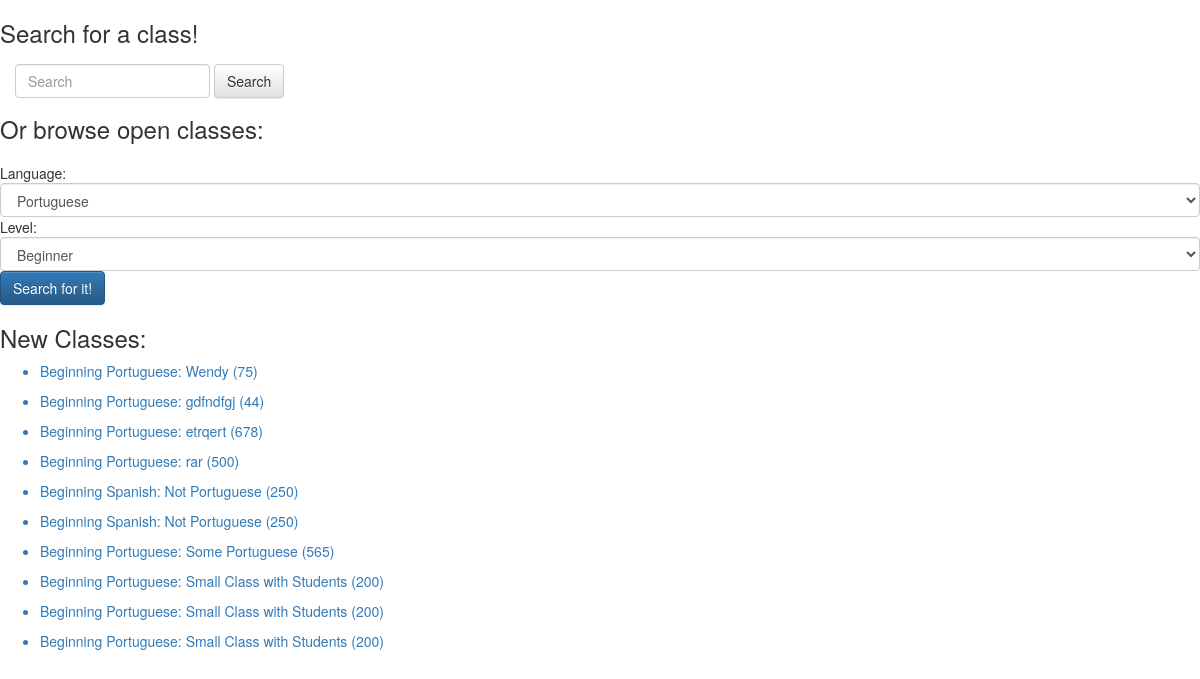
Before: /search with the older database file.
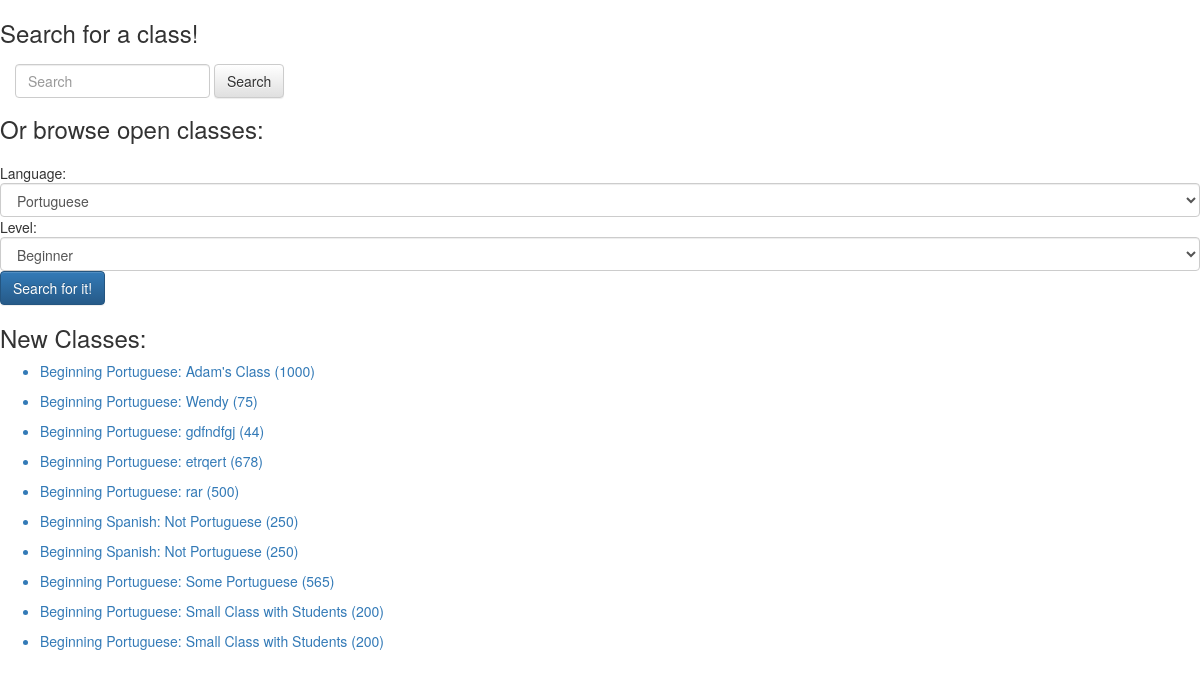
After: the same page with the newer database file.
### model.py (models this page shows, shortened)
class Classroom(db.Model):
    __tablename__ = "classes"
    class_id = db.Column(db.Integer, autoincrement=True, primary_key=True)
    class_name = db.Column(db.String(35), nullable=False)
    language = db.Column(db.String(40), nullable=False)
    level = db.Column(db.String, nullable=False)
    cost = db.Column(db.Integer, nullable=True)
    per_time = db.Column(db.String, nullable=False)
    base_price = db.Column(db.Float)
    min_students = db.Column(db.Integer, nullable=False)
    max_students = db.Column(db.Integer, nullable=False)
    address = db.Column(db.String, nullable=True)
    class_days = db.Column(db.String, nullable=False)
    start_date = db.Column(db.DateTime, nullable=False)
    end_date = db.Column(db.DateTime, nullable=True)
    start_time = db.Column(db.DateTime, nullable=False)
    end_time = db.Column(db.DateTime, nullable=False)
    rating = db.Column(db.Integer, nullable=True)
    rating_count = db.Column(db.Integer)
    create_date = db.Column(db.DateTime)
    c_count = db.Column(db.Integer)

### server.py (the view)
@app.route('/search')
def search_classes():
    new = Classroom.query.order_by(Classroom.create_date.desc()).limit(10).all()
    if session:
        user_email = db.session.query(User).filter(User.user_id == session["user_id"]).first()
        user_username = user_email.username
        return render_template('search.html', user_username=user_username, new=new)
    return render_template('search.html', user_username=None, new=new)

### templates/search.html (shortened to what this page needs)
{% extends 'base.html' %}
{% block body %}
<h3>Search for a class!</h3>
<div>
<form class="navbar-form navbar-left" role="search" id="form-submission">
      <div class="form-group">
        <input type="text" class="form-control" placeholder="Search">
      </div>
    <button type="submit" class="btn btn-default">Search</button>
</form>
</div>
<br><br>
<section>
<h3>Or browse open classes:<h3>
</section>
<div>
    <form id="searchparams" method="GET" action="/search-results" data-target=".bs-example-modal-lg" >
      Language:
      <select name="languagetype" class="form-control">
          <option value="Portuguese">Portuguese</option>
      </select>
  </div>
  <div>
    Level:
    <select name="leveltype" class="form-control">
        <option value="Beginning">Beginner</option>
    </select>
  </div>
  <div>
    <button id="submission" class="btn btn-primary">Search for it!</button>
  </div>
<div>
  <h3>New Classes:</h3>
  {% for n in new %}
  <ul>
    <a href="/class-info/{{ n.class_id }}"><li>{{ n.level }} {{ n.language }}: {{ n.class_name }} ({{ n.cost }})</li></a>
  </ul>
  {% endfor %}
</div>
{% endblock %}

### templates/base.html (shortened to what this page needs)
<!doctype html>
<html>
<head>
  <link href="https://maxcdn.bootstrapcdn.com/bootstrap/3.3.4/css/bootstrap.min.css" rel="stylesheet">
  <link href="/static/project.css" rel="stylesheet">
  <link rel="stylesheet" href="https://maxcdn.bootstrapcdn.com/bootstrap/3.3.5/css/bootstrap.min.css">
  <link rel="stylesheet" href="https://maxcdn.bootstrapcdn.com/bootstrap/3.3.5/css/bootstrap-theme.min.css">
</head>
<body>
  {% block body %}
  {% endblock %}
  </body>
</html>

Changed rows visible on the page:
no longer on this page (row unchanged): Classroom: level "Beginning", language "Portuguese", class_name "Small Class with Students", cost "200"
added Classroom: level "Beginning", language "Portuguese", class_name "Adam's Class", cost "1000"
